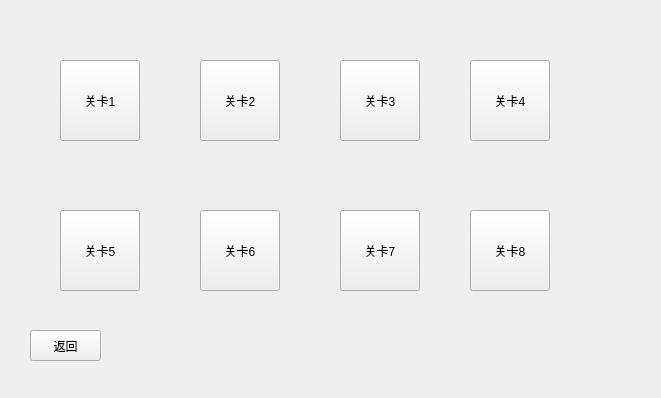
<?xml version="1.0" encoding="UTF-8"?>
<ui version="4.0">
 <class>QLevel</class>
 <widget class="QWidget" name="QLevel">
  <property name="geometry">
   <rect>
    <x>0</x>
    <y>0</y>
    <width>661</width>
    <height>398</height>
   </rect>
  </property>
  <property name="windowTitle">
   <string>Form</string>
  </property>
  <widget class="QPushButton" name="btnLev1">
   <property name="geometry">
    <rect>
     <x>60</x>
     <y>60</y>
     <width>80</width>
     <height>81</height>
    </rect>
   </property>
   <property name="text">
    <string>关卡1</string>
   </property>
  </widget>
  <widget class="QPushButton" name="btnLev2">
   <property name="geometry">
    <rect>
     <x>200</x>
     <y>60</y>
     <width>80</width>
     <height>81</height>
    </rect>
   </property>
   <property name="text">
    <string>关卡2</string>
   </property>
  </widget>
  <widget class="QPushButton" name="btnReturn">
   <property name="geometry">
    <rect>
     <x>30</x>
     <y>330</y>
     <width>71</width>
     <height>31</height>
    </rect>
   </property>
   <property name="text">
    <string>返回</string>
   </property>
  </widget>
  <widget class="QPushButton" name="btnLev3">
   <property name="geometry">
    <rect>
     <x>340</x>
     <y>60</y>
     <width>80</width>
     <height>81</height>
    </rect>
   </property>
   <property name="text">
    <string>关卡3</string>
   </property>
  </widget>
  <widget class="QPushButton" name="btnLev4">
   <property name="geometry">
    <rect>
     <x>470</x>
     <y>60</y>
     <width>80</width>
     <height>81</height>
    </rect>
   </property>
   <property name="text">
    <string>关卡4</string>
   </property>
  </widget>
  <widget class="QPushButton" name="btnLev5">
   <property name="geometry">
    <rect>
     <x>60</x>
     <y>210</y>
     <width>80</width>
     <height>81</height>
    </rect>
   </property>
   <property name="text">
    <string>关卡5</string>
   </property>
  </widget>
  <widget class="QPushButton" name="btnLev6">
   <property name="geometry">
    <rect>
     <x>200</x>
     <y>210</y>
     <width>80</width>
     <height>81</height>
    </rect>
   </property>
   <property name="text">
    <string>关卡6</string>
   </property>
  </widget>
  <widget class="QPushButton" name="btnLev7">
   <property name="geometry">
    <rect>
     <x>340</x>
     <y>210</y>
     <width>80</width>
     <height>81</height>
    </rect>
   </property>
   <property name="text">
    <string>关卡7</string>
   </property>
  </widget>
  <widget class="QPushButton" name="btnLev8">
   <property name="geometry">
    <rect>
     <x>470</x>
     <y>210</y>
     <width>80</width>
     <height>81</height>
    </rect>
   </property>
   <property name="text">
    <string>关卡8</string>
   </property>
  </widget>
 </widget>
 <resources/>
 <connections>
  <connection>
   <sender>btnReturn</sender>
   <signal>clicked()</signal>
   <receiver>QLevel</receiver>
   <slot>close()</slot>
   <hints>
    <hint type="sourcelabel">
     <x>65</x>
     <y>345</y>
    </hint>
    <hint type="destinationlabel">
     <x>330</x>
     <y>198</y>
    </hint>
   </hints>
  </connection>
 </connections>
</ui>
